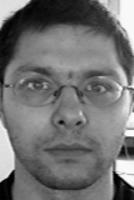
%> input picture images/BioID_0159.jpg, 134 x 200 px; its folder holds 7 pictures in this run
$ octave --eval "main;"   (GNU Octave 9; MATLAB toolbox functions it lacks are replaced by stand-ins)
%> lines starting %> are read from the running program, lines starting %| are printed output that depends on the picture; in (x1, y1, x2, y2) boxes, pixels count from 0 and x2, y2 are one past the last pixel; in counts of white or black regions, pixels touching at a corner belong together; the program's own positions count from 1
function main
    fn = dir('images\*.jpg');
    total_images = size(fn,1);

    %initialize template
    eyes = imread(strcat(fn(1).folder,'\', "BioID_0159.jpg"))
%> eyes is the input picture: size 200x134 uint8; min 0, max 255, mean 114
    nose = imread(strcat(fn(1).folder,'\', "BioID_0242.jpg"))
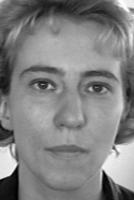
%> input picture images/BioID_0242.jpg, 134 x 200 px
%> nose is the input picture: size 200x134 uint8; min 0, max 255, mean 129.8
    mouth = imread(strcat(fn(1).folder,'\', "BioID_0019.jpg"))
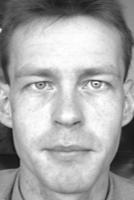
%> input picture images/BioID_0019.jpg, 134 x 200 px
%> mouth is the input picture: size 200x134 uint8; min 14, max 255, mean 166.9
    eyes_template = eyes(75:100,25:55,1); %eyes template
    nose_template = nose(85:135,50:90,1); %nose template
    mouth_template = mouth(140:165,40:95,1); %mouth template
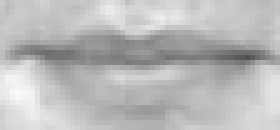
%> mouth_template: size 26x56 uint8 (shown 5 times larger); min 82, max 249, mean 185.8
    correlation(eyes_template);
% [6 lines not run here, left out]
function correlation (template)
    fn = dir('images\*.jpg');
    total_images = size(fn,1);
    collage = [];
    for image_idx = 1 : total_images
        image = imread( strcat(fn(image_idx).folder, '\', fn(image_idx).name) );
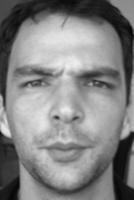
%> input picture images/BioID_0001.jpg, 134 x 200 px
%> image is the input picture: size 200x134 uint8; min 3, max 239, mean 130.4
        x_dim = size(image,1);
%> x_dim = 200
        y_dim = size(image,2);
%> y_dim = 134
        % convert BW image to RGB to be able to display the rectangles in color
        imageRGB(:,:,1) = image;
        imageRGB(:,:,2) = image;
        imageRGB(:,:,3) = image;

        %calculate the correlation
        c = normxcorr2(template,image);
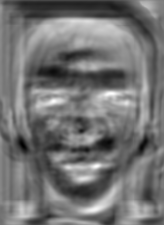
%> c: size 225x164 double; min -0.456, max 0.54, mean -0.00449; drawn with min black and max white
        peak = max(c(:));
%> peak = 0.54
        [y_peak, x_peak] = find(c==peak);
%> y_peak = 94; x_peak = 112

        %draw rectangles
        yoffSet = y_peak-size(template,1);
%> yoffSet = 68
        xoffSet = x_peak-size(template,2);
%> xoffSet = 81

        % [5 lines of commented-out code are left out]
        imageRGB(yoffSet+1:yoffSet+1+size(template,1),xoffSet+1:xoffSet+3,1) = 255;
%> imageRGB: size 200x134x3 uint8; mean R, G, B 130.8, 130.4, 130.4
        imageRGB(yoffSet+1:yoffSet+1+size(template,1),xoffSet+1:xoffSet+3,2) = 0;
%> imageRGB: size 200x134x3 uint8; mean R, G, B 130.8, 130.1, 130.4
        imageRGB(yoffSet+1:yoffSet+1+size(template,1),xoffSet+1:xoffSet+3,3) = 0;
%> imageRGB: size 200x134x3 uint8; mean R, G, B 130.8, 130.1, 130.1

        imageRGB(yoffSet+1:yoffSet+1+size(template,1),xoffSet+1+size(template,2):xoffSet+3+size(template,2),1) = 255;
%> imageRGB: size 200x134x3 uint8; mean R, G, B 131.3, 130.1, 130.1
        imageRGB(yoffSet+1:yoffSet+1+size(template,1),xoffSet+1+size(template,2):xoffSet+3+size(template,2),2) = 0;
%> imageRGB: size 200x134x3 uint8; mean R, G, B 131.3, 129.8, 130.1
        imageRGB(yoffSet+1:yoffSet+1+size(template,1),xoffSet+1+size(template,2):xoffSet+3+size(template,2),3) = 0;
%> imageRGB: size 200x134x3 uint8; mean R, G, B 131.3, 129.8, 129.8

        imageRGB(yoffSet+1:yoffSet+3,xoffSet+1:xoffSet+3+size(template,2),1) = 255;
%> imageRGB: size 200x134x3 uint8; mean R, G, B 131.7, 129.8, 129.8
        imageRGB(yoffSet+1:yoffSet+3,xoffSet+1:xoffSet+3+size(template,2),2) = 0;
%> imageRGB: size 200x134x3 uint8; mean R, G, B 131.7, 129.3, 129.8
        imageRGB(yoffSet+1:yoffSet+3,xoffSet+1:xoffSet+3+size(template,2),3) = 0;
%> imageRGB: size 200x134x3 uint8; mean R, G, B 131.7, 129.3, 129.3

        imageRGB(yoffSet+1+size(template,1):yoffSet+3+size(template,1),xoffSet+1:xoffSet+3+size(template,2),1) = 255;
%> imageRGB: size 200x134x3 uint8; mean R, G, B 132, 129.3, 129.3
        imageRGB(yoffSet+1+size(template,1):yoffSet+3+size(template,1),xoffSet+1:xoffSet+3+size(template,2),2) = 0;
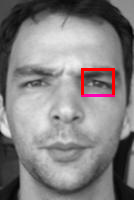
%> imageRGB: size 200x134x3 uint8; mean R, G, B 132, 128.8, 129.3
        imageRGB(yoffSet+1+size(template,1):yoffSet+3+size(template,1),xoffSet+1:xoffSet+3+size(template,2),3) = 0;
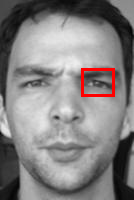
%> imageRGB: size 200x134x3 uint8; 0.36% of pixels changed, all inside (x1, y1, x2, y2) = (81, 94, 115, 97)

        imageRGB = imcrop (imageRGB, [1,1,y_dim-1,x_dim-1]);
        %concatnate images
        collage = [collage, imageRGB];
        clear imageRGB;
    end
%> pass 2 of the loop in correlation, `for image_idx = 1 : total_images`:
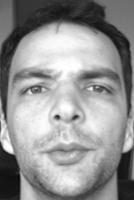
%> input picture images/BioID_0012.jpg, 134 x 200 px
%> in correlation, image is the input picture: size 200x134 uint8; min 5, max 255, mean 146.7
%> in correlation, `c = normxcorr2(template,image);`:
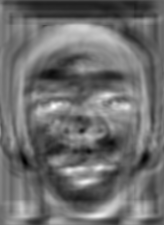
%> c: size 225x164 double; min -0.457, max 0.582, mean -0.01; drawn with min black and max white
%> peak = 0.582
%> y_peak = 107; x_peak = 54
%> yoffSet = 81
%> xoffSet = 23
%> in correlation, `collage = [collage, imageRGB];`:
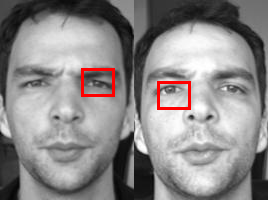
%> collage: size 200x268x3 uint8; mean R, G, B 139.7, 136.5, 136.5
%> pass 3 of the loop in correlation, `for image_idx = 1 : total_images`:
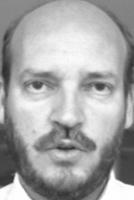
%> input picture images/BioID_0016.jpg, 134 x 200 px
%> in correlation, image is the input picture: size 200x134 uint8; min 43, max 255, mean 164.8
%> in correlation, `c = normxcorr2(template,image);`:
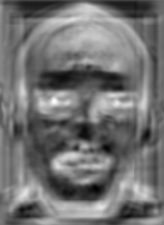
%> c: size 225x164 double; min -0.421, max 0.514, mean -0.00128; drawn with min black and max white
%> peak = 0.514
%> y_peak = 102; x_peak = 55
%> yoffSet = 76
%> xoffSet = 24
%> in correlation, `imageRGB(yoffSet+1:yoffSet+3,xoffSet+1:xoffSet+3+size(template,2),2) =..`:
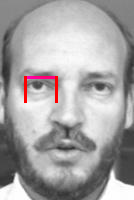
%> imageRGB: size 200x134x3 uint8; mean R, G, B 165.7, 163.3, 163.8
%> the loop made 7 passes; the first 3 are shown
    %reshape
%> (the run ends here)
